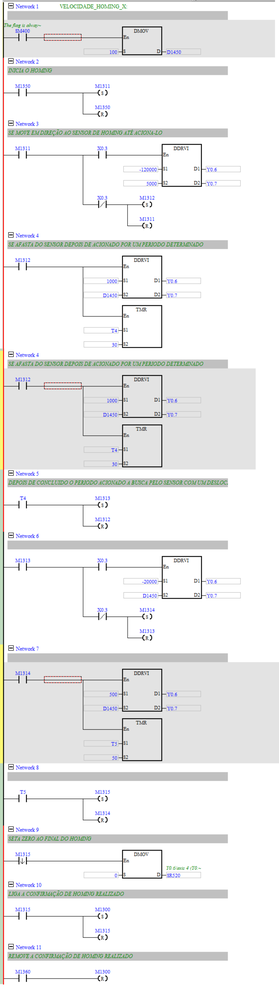
#> input picture teste_clp/ladder/GO_TO_HOME_X.png, 279 x 1000 px, shrunk from 1978 x 7078 before the run
$ python barcode_scanner.py ladder/GO_TO_HOME_X.png
#> lines starting #> are read from the running program, lines starting #| are printed output that depends on the picture; after the words box and inside, x2 and y2 are one past the last pixel; in counts of white or black regions, pixels touching at a corner belong together
#> further down, pil is the input picture: PIL image 279x1000 RGB; mean R, G, B 237.4, 237.6, 237.4
# barcode_scanner.py
"""
Leitura de códigos de barras / QR Codes em imagens estáticas.

Requisitos:
    pip install opencv-python pyzbar numpy Pillow
    # pyzbar é opcional: se faltar, o módulo continua lendo QR Codes
    # via OpenCV.QRCodeDetector, mas não lerá barcodes lineares.

API principal:
    from barcode_scanner import BarcodeScanner, ScanResult

    scanner = BarcodeScanner()                       # opções default
    results = scanner.scan(pil_image,
                           roi=(x, y, w, h))        # lista[ScanResult]

    if results:
        print(results[0].data, results[0].type)

    # imagem com marcações (para depuração / relatório)
    marked = scanner.draw_codes(pil_image, results)
"""

from __future__ import annotations

import cv2
import numpy as np
from dataclasses import dataclass
from typing import List, Sequence, Tuple, Optional, Any

try:
    from pyzbar.pyzbar import decode as _pyzbar_decode
    _PYZBAR_OK = True
except ImportError:                                 # pyzbar é opcional
    _PYZBAR_OK = False

try:
    from PIL import Image
    _PIL_OK = True
except ImportError:
    _PIL_OK = False


# ----------------------------------------------------------------------
#  Estruturas de dados públicas
# ----------------------------------------------------------------------
Point = Tuple[int, int]            # (x, y)

@dataclass
class ScanResult:
    """Resultado de um único código decodificado."""
    data:    str                   # conteúdo (texto)
    type:    str                   # 'CODE128', 'EAN13', 'QRCODE', …
    polygon: List[Point] | None    # pontos do contorno ou None


# ----------------------------------------------------------------------
#  Funções utilitárias privadas
# ----------------------------------------------------------------------
def _to_bgr(image: Any) -> np.ndarray:
    """
    Converte `image` para ndarray BGR:
        - aceita ndarray BGR / RGB / Gray
        - aceita PIL.Image
    """
    if isinstance(image, np.ndarray):
        arr = image
        if arr.ndim == 2:                                   # grayscale
            return cv2.cvtColor(arr, cv2.COLOR_GRAY2BGR)
        if arr.shape[2] == 3:                               # BGR ou RGB
            # heurística simples: média canal B < média canal R → RGB
            return (cv2.cvtColor(arr, cv2.COLOR_RGB2BGR)
                    if arr[..., 0].mean() < arr[..., 2].mean()
                    else arr.copy())
        raise ValueError("formato ndarray não suportado")
    if _PIL_OK and isinstance(image, Image.Image):
        img_rgb = image.convert("RGB")
        return cv2.cvtColor(np.array(img_rgb), cv2.COLOR_RGB2BGR)
    raise TypeError("tipo de imagem não suportado")


def _apply_preprocessing(
    bgr: np.ndarray,
    *,
    clahe_clip: float = 2.0,
    clahe_grid: int   = 8,
    blur_sigma: int   = 0,
    adaptive_thresh: bool = True
) -> np.ndarray:
    """
    Pipeline leve para melhorar contraste / ruído em barcodes.
    Ajuste os parâmetros conforme a necessidade.
    """
#> called with clahe_clip = 2, clahe_grid = 8, blur_sigma = 0, adaptive_thresh = True
    gray = cv2.cvtColor(bgr, cv2.COLOR_BGR2GRAY)
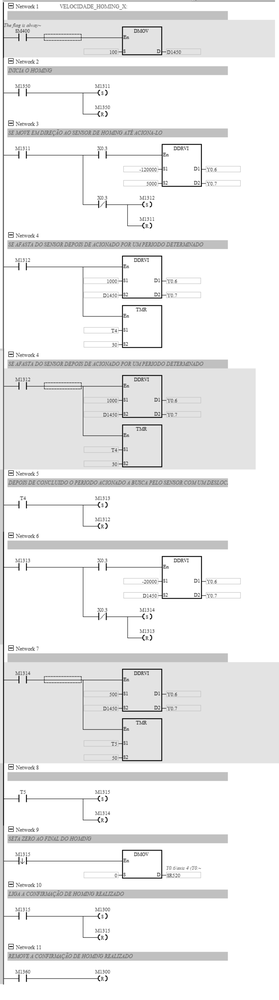
#> gray: shape (1000, 279); min 18, max 255, mean 237.5

    # CLAHE (equalização adaptativa)
    if clahe_clip > 0:
        clahe = cv2.createCLAHE(clipLimit=clahe_clip,
                                tileGridSize=(clahe_grid, clahe_grid))
        gray = clahe.apply(gray)
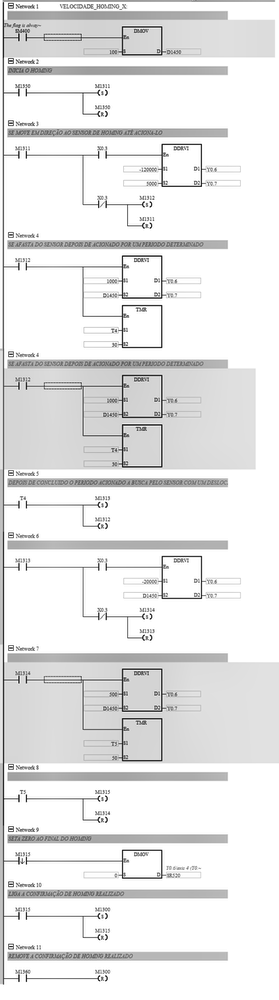
#> gray: shape (1000, 279); min 14, max 255, mean 231.8

    # Blur gaussiano opcional
    if blur_sigma > 0:
        gray = cv2.GaussianBlur(gray, (5, 5), blur_sigma)

    # Binarização adaptativa (melhora contraste)
    if adaptive_thresh:
        gray = cv2.adaptiveThreshold(
            gray, 255,
            cv2.ADAPTIVE_THRESH_GAUSSIAN_C,
            cv2.THRESH_BINARY,
            21, 10
        )
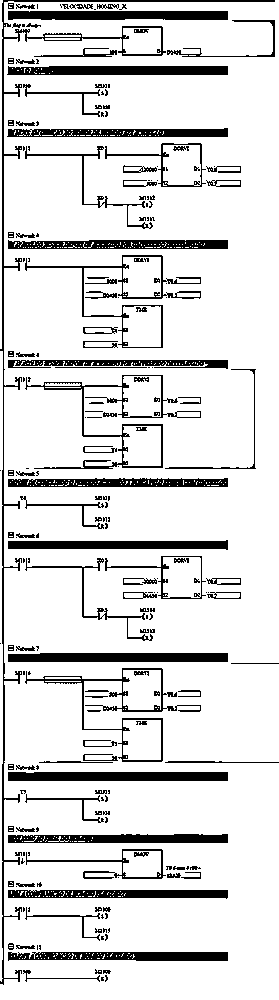
#> gray: shape (1000, 279); 86.1% white; 223 black regions (102 under 20 px), largest, box (x1, y1, x2, y2) and area: (0, 0, 275, 985) 3653, (8, 772, 228, 781) 1972, (8, 653, 228, 662) 1948

    return gray


# ----------------------------------------------------------------------
#  Classe principal
# ----------------------------------------------------------------------
class BarcodeScanner:
    """
    Detector / decodificador de códigos de barras e QR Codes.
    Todos os parâmetros têm valor-padrão seguro; ajuste se necessário.
    """
    def __init__(
        self,
        *,
        clahe_clip: float = 2.0,
        clahe_grid: int   = 8,
        blur_sigma: int   = 0,
        adaptive_thresh: bool = True
    ):
        self.clahe_clip      = clahe_clip
        self.clahe_grid      = clahe_grid
        self.blur_sigma      = blur_sigma
        self.adaptive_thresh = adaptive_thresh
        self._qr_detector    = cv2.QRCodeDetector()

    # --------------  API pública  ------------------------------------
    def scan(
        self,
        image: Any,
        *,
        roi: Optional[Tuple[int, int, int, int]] = None,   # (x,y,w,h)
        preprocess: bool = True
    ) -> List[ScanResult]:
        """
        Decodifica códigos de barras / QR na imagem inteira
        ou dentro de uma ROI (x, y, w, h) em pixels.

        Retorna lista de ScanResult; vazia se nada encontrado.
        """
        bgr = _to_bgr(image)
        if roi is not None:
            x, y, w, h = map(int, roi)
            bgr = bgr[max(0, y):y + h, max(0, x):x + w]          # clamp

        proc = (_apply_preprocessing(bgr,
                                     clahe_clip=self.clahe_clip,
                                     clahe_grid=self.clahe_grid,
                                     blur_sigma=self.blur_sigma,
                                     adaptive_thresh=self.adaptive_thresh)
                if preprocess else
                cv2.cvtColor(bgr, cv2.COLOR_BGR2GRAY))

        results: List[ScanResult] = []

        # -- pyzbar (QR + barcodes lineares) ----------------------------
        if _PYZBAR_OK:
            for obj in _pyzbar_decode(proc):
                poly = [(p.x, p.y) for p in obj.polygon] if obj.polygon else None
                results.append(ScanResult(
                    data=obj.data.decode("utf-8", errors="ignore"),
                    type=obj.type.upper(),
                    polygon=poly
                ))
#> this loop made 0 passes
#> after the loop, results = []

        # -- OpenCV QRCodeDetector (apenas QR) --------------------------
        data, points, _ = self._qr_detector.detectAndDecode(proc)
        if data:
            poly = None
            if points is not None:
                # Garante um array Nx2, mesmo vindo como Nx1x2
                pts = np.array(points)
                if pts.ndim == 3 and pts.shape[1] == 1:
                    pts = pts[:, 0, :]
                # achata qualquer forma residual e extrai pares (x,y)
                pts = pts.reshape(-1, 2)
                poly = []
                for x_f, y_f in pts:
                    try:
                        poly.append((int(x_f), int(y_f)))
                    except Exception:
                        print("Erro ao converter pontos QR:", x_f, y_f)
                        continue
            # evita duplicar se o pyzbar já leu o mesmo QR
            if not any(r.data == data for r in results):
                results.append(ScanResult(
                    data=data,
                    type="QRCODE",
                    polygon=poly
                ))

        return results

    # [41 lines left out: function draw_codes, not called in this run]


# ----------------------------------------------------------------------
#  Execução de teste rápida  (python barcode_scanner.py  <imagem>)
# ----------------------------------------------------------------------
if __name__ == "__main__":
    import sys, pathlib, os
    if len(sys.argv) < 2:
        print("Uso: python barcode_scanner.py <imagem.[png|jpg|bmp|etc]> "
              "[x y w h]")
        sys.exit(1)

    img_path = pathlib.Path(sys.argv[1])
    if not img_path.exists():
        print("Arquivo não encontrado:", img_path)
        sys.exit(2)

    roi = None
    if len(sys.argv) == 6:                           # ROI passada na linha
        roi = tuple(int(v) for v in sys.argv[2:6])

    from PIL import Image
    pil = Image.open(img_path)

    scanner = BarcodeScanner()
#> (the run stopped early here; a loop or call above may not have finished)

$ run again, on teste_clp/ladder/mov_abs_x.png
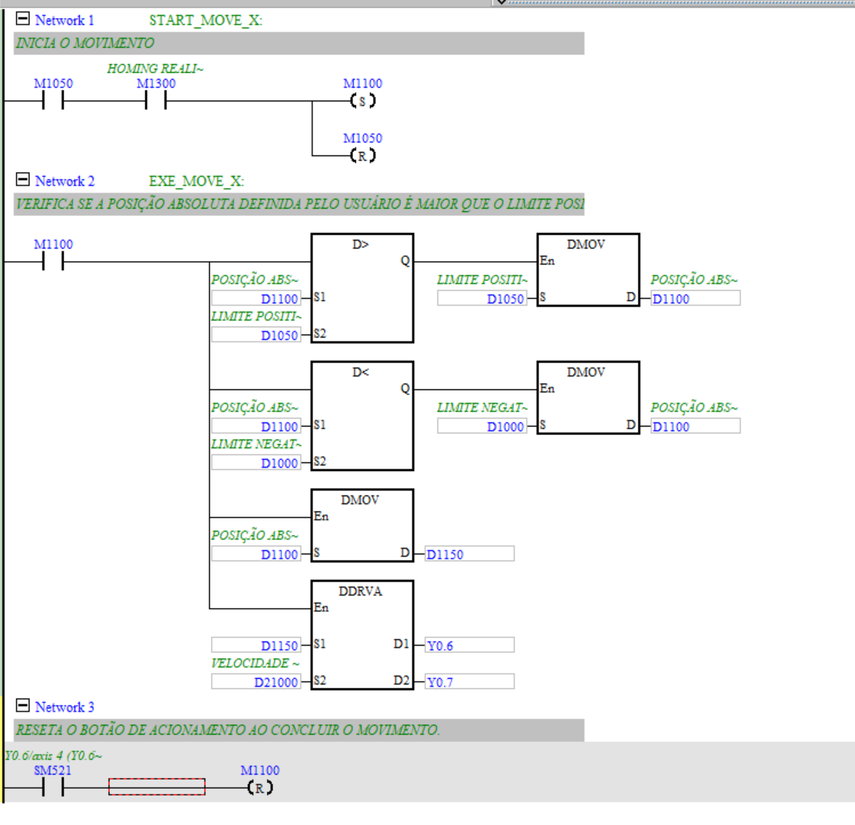
#> input picture teste_clp/ladder/mov_abs_x.png, 855 x 825 px, shrunk from 2341 x 2260 before the run
#> pil is the input picture: PIL image 855x825 RGB; mean R, G, B 241.1, 242.3, 242
#> in _apply_preprocessing, `gray = cv2.cvtColor(bgr, cv2.COLOR_BGR2GRAY)`:
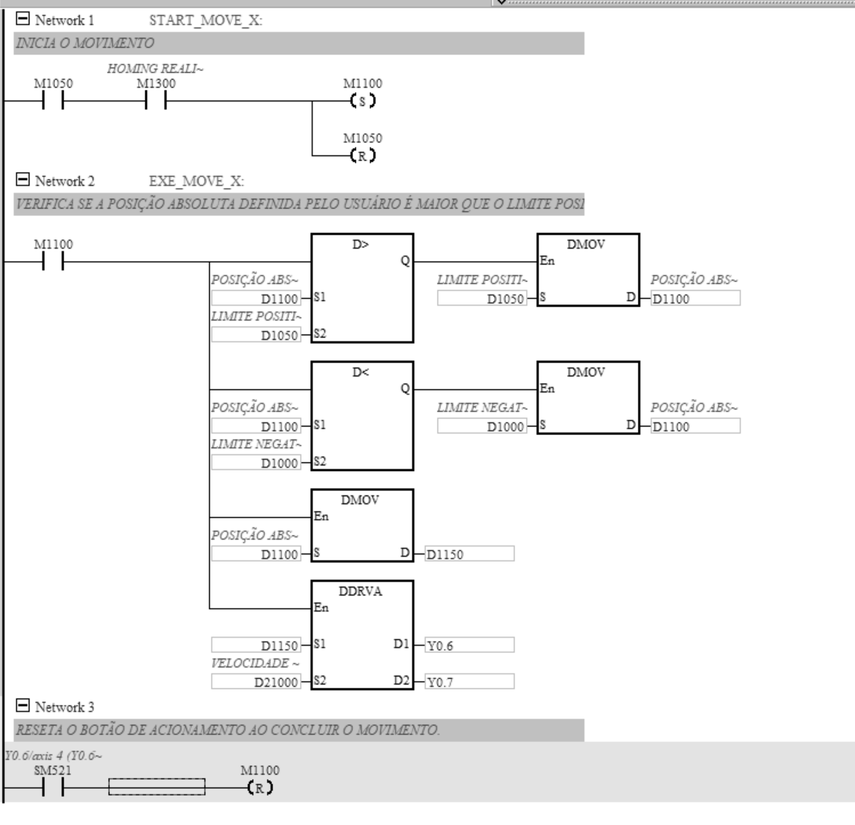
#> gray: shape (825, 855); min 0, max 255, mean 241.9
#> in _apply_preprocessing, `gray = cv2.adaptiveThreshold( gray, 255, cv2.ADAPTIVE_THRESH_GAUSSIAN_..`:
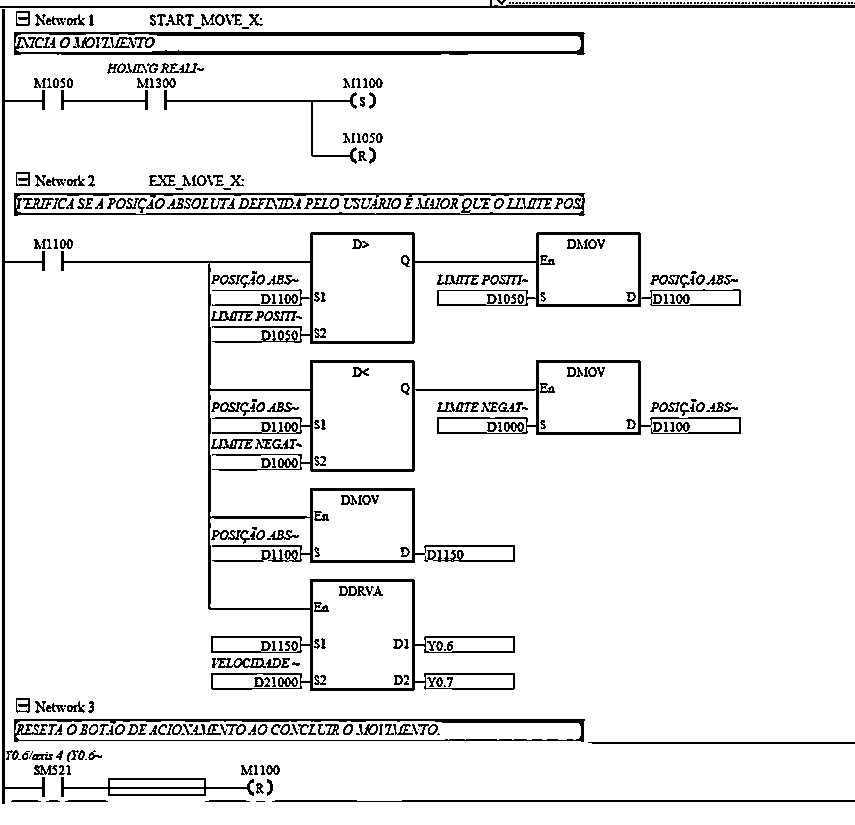
#> gray: shape (825, 855); 92.6% white; black in thin lines or dots
#> after the loop in scan, `for obj in _pyzbar_decode(proc):`: results = []

$ run again, on teste_clp/ladder/mov_abs_y2.png
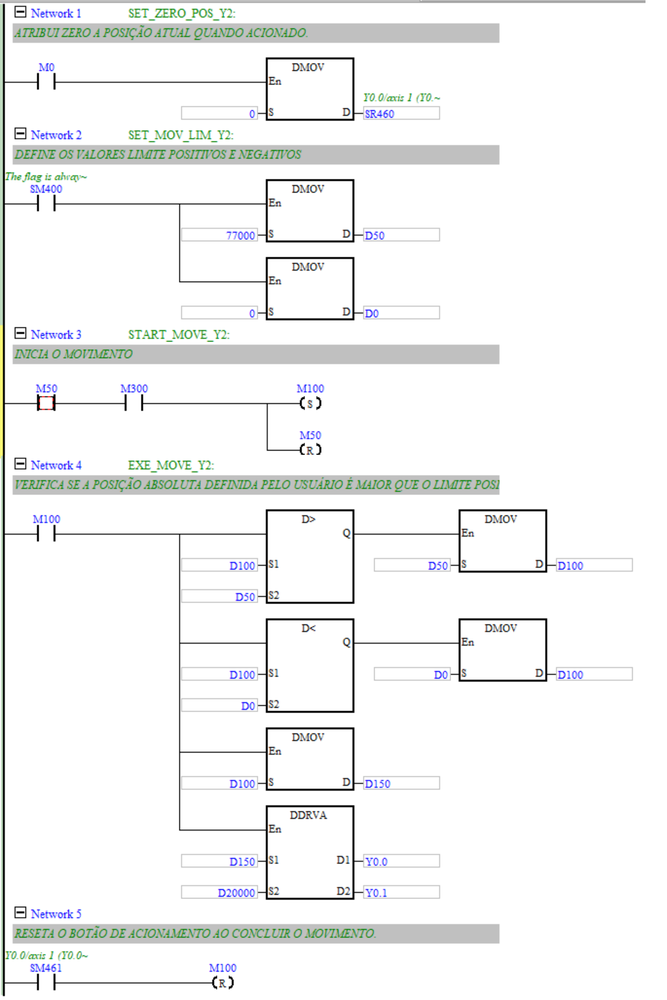
#> input picture teste_clp/ladder/mov_abs_y2.png, 667 x 1000 px, shrunk from 2141 x 3210 before the run
#> pil is the input picture: PIL image 667x1000 RGB; mean R, G, B 242.6, 243.6, 243.4
#> in _apply_preprocessing, `gray = cv2.cvtColor(bgr, cv2.COLOR_BGR2GRAY)`:
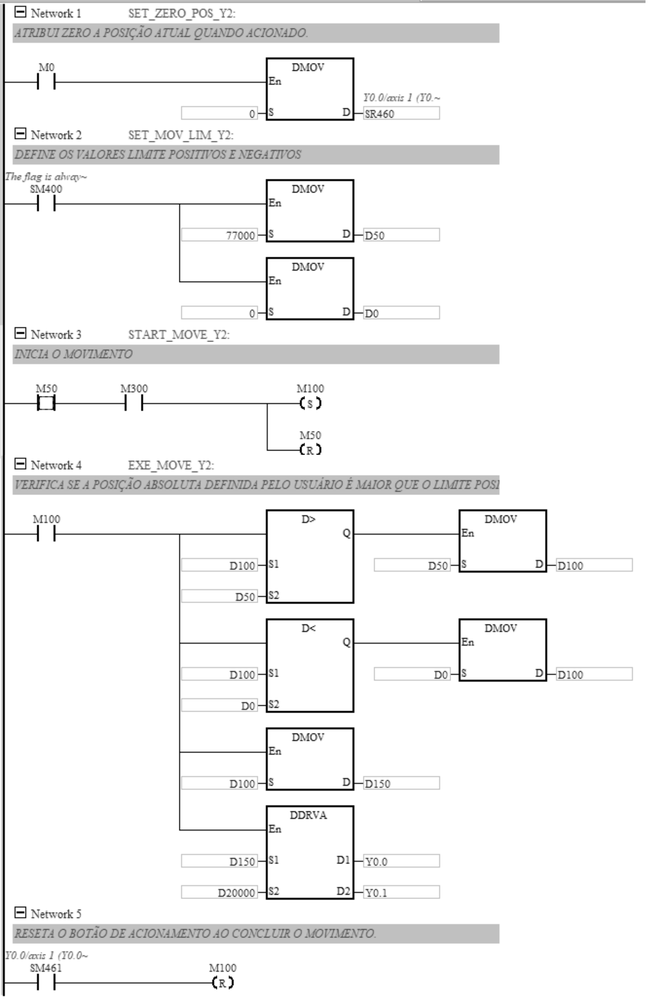
#> gray: shape (1000, 667); min 0, max 255, mean 243.3
#> in _apply_preprocessing, `gray = cv2.adaptiveThreshold( gray, 255, cv2.ADAPTIVE_THRESH_GAUSSIAN_..`:
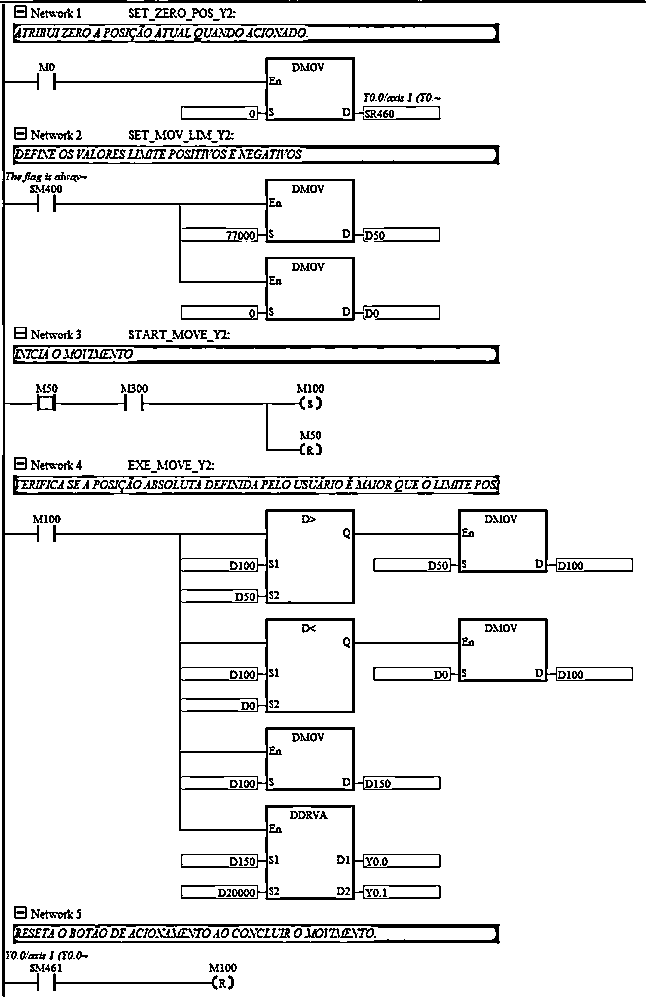
#> gray: shape (1000, 667); 92.1% white; black in thin lines or dots
#> after the loop in scan, `for obj in _pyzbar_decode(proc):`: results = []
